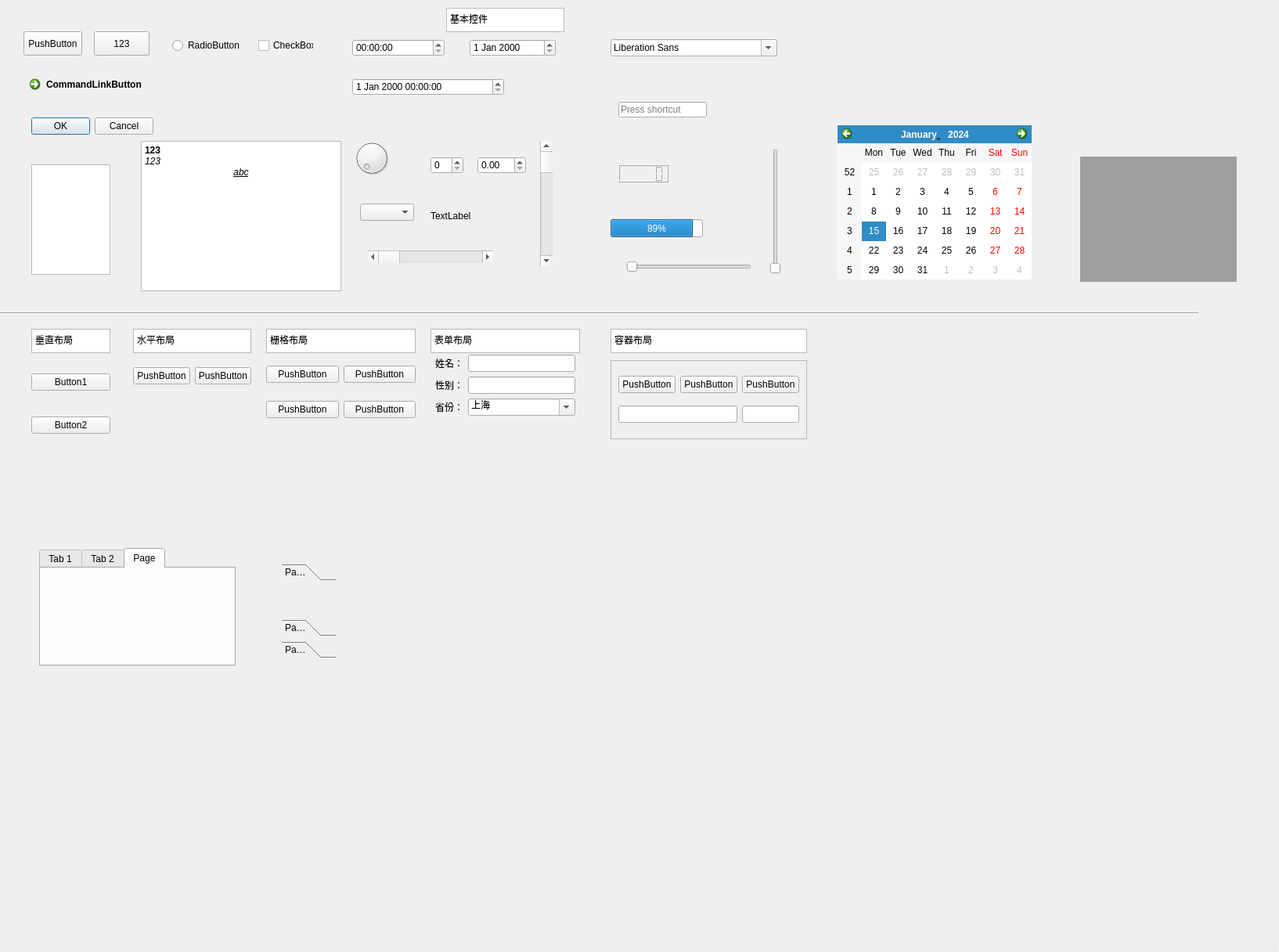
<?xml version="1.0" encoding="UTF-8"?>
<ui version="4.0">
 <class>MainWindow</class>
 <widget class="QMainWindow" name="MainWindow">
  <property name="geometry">
   <rect>
    <x>0</x>
    <y>0</y>
    <width>1634</width>
    <height>1216</height>
   </rect>
  </property>
  <property name="windowTitle">
   <string>MainWindow</string>
  </property>
  <widget class="QWidget" name="centralwidget">
   <widget class="QWidget" name="verticalLayoutWidget">
    <property name="geometry">
     <rect>
      <x>40</x>
      <y>450</y>
      <width>101</width>
      <height>131</height>
     </rect>
    </property>
    <layout class="QVBoxLayout" name="verticalLayout">
     <item>
      <widget class="QPushButton" name="pushButton_1">
       <property name="enabled">
        <bool>true</bool>
       </property>
       <property name="text">
        <string>Button1</string>
       </property>
       <property name="iconSize">
        <size>
         <width>16</width>
         <height>16</height>
        </size>
       </property>
      </widget>
     </item>
     <item>
      <widget class="QPushButton" name="pushBuuton_2">
       <property name="text">
        <string>Button2</string>
       </property>
      </widget>
     </item>
    </layout>
   </widget>
   <widget class="QWidget" name="horizontalLayoutWidget">
    <property name="geometry">
     <rect>
      <x>170</x>
      <y>450</y>
      <width>151</width>
      <height>61</height>
     </rect>
    </property>
    <layout class="QHBoxLayout" name="horizontalLayout">
     <item>
      <widget class="QPushButton" name="pushButton_6">
       <property name="text">
        <string>PushButton</string>
       </property>
      </widget>
     </item>
     <item>
      <widget class="QPushButton" name="pushButton_2">
       <property name="text">
        <string>PushButton</string>
       </property>
      </widget>
     </item>
    </layout>
   </widget>
   <widget class="QPlainTextEdit" name="plainTextEdit">
    <property name="geometry">
     <rect>
      <x>170</x>
      <y>420</y>
      <width>151</width>
      <height>31</height>
     </rect>
    </property>
    <property name="font">
     <font>
      <family>Hack NF</family>
     </font>
    </property>
    <property name="layoutDirection">
     <enum>Qt::LeftToRight</enum>
    </property>
    <property name="plainText">
     <string>水平布局</string>
    </property>
    <property name="centerOnScroll">
     <bool>true</bool>
    </property>
   </widget>
   <widget class="QPlainTextEdit" name="plainTextEdit_2">
    <property name="geometry">
     <rect>
      <x>40</x>
      <y>420</y>
      <width>101</width>
      <height>31</height>
     </rect>
    </property>
    <property name="font">
     <font>
      <family>Hack NF</family>
     </font>
    </property>
    <property name="layoutDirection">
     <enum>Qt::LeftToRight</enum>
    </property>
    <property name="plainText">
     <string>垂直布局</string>
    </property>
    <property name="centerOnScroll">
     <bool>true</bool>
    </property>
   </widget>
   <widget class="QPlainTextEdit" name="plainTextEdit_3">
    <property name="geometry">
     <rect>
      <x>570</x>
      <y>10</y>
      <width>151</width>
      <height>31</height>
     </rect>
    </property>
    <property name="font">
     <font>
      <family>Hack NF</family>
     </font>
    </property>
    <property name="layoutDirection">
     <enum>Qt::LeftToRight</enum>
    </property>
    <property name="plainText">
     <string>基本控件</string>
    </property>
    <property name="centerOnScroll">
     <bool>true</bool>
    </property>
   </widget>
   <widget class="QPushButton" name="pushButton">
    <property name="geometry">
     <rect>
      <x>30</x>
      <y>40</y>
      <width>75</width>
      <height>31</height>
     </rect>
    </property>
    <property name="text">
     <string>PushButton</string>
    </property>
   </widget>
   <widget class="QToolButton" name="toolButton">
    <property name="geometry">
     <rect>
      <x>120</x>
      <y>40</y>
      <width>71</width>
      <height>31</height>
     </rect>
    </property>
    <property name="text">
     <string>123</string>
    </property>
   </widget>
   <widget class="QRadioButton" name="radioButton">
    <property name="geometry">
     <rect>
      <x>220</x>
      <y>50</y>
      <width>89</width>
      <height>16</height>
     </rect>
    </property>
    <property name="text">
     <string>RadioButton</string>
    </property>
   </widget>
   <widget class="QCheckBox" name="checkBox">
    <property name="geometry">
     <rect>
      <x>330</x>
      <y>50</y>
      <width>71</width>
      <height>16</height>
     </rect>
    </property>
    <property name="text">
     <string>CheckBox</string>
    </property>
   </widget>
   <widget class="Line" name="line">
    <property name="geometry">
     <rect>
      <x>-40</x>
      <y>390</y>
      <width>1571</width>
      <height>21</height>
     </rect>
    </property>
    <property name="orientation">
     <enum>Qt::Horizontal</enum>
    </property>
   </widget>
   <widget class="QCommandLinkButton" name="commandLinkButton">
    <property name="geometry">
     <rect>
      <x>30</x>
      <y>90</y>
      <width>191</width>
      <height>41</height>
     </rect>
    </property>
    <property name="text">
     <string>CommandLinkButton</string>
    </property>
   </widget>
   <widget class="QDialogButtonBox" name="buttonBox">
    <property name="geometry">
     <rect>
      <x>40</x>
      <y>150</y>
      <width>156</width>
      <height>23</height>
     </rect>
    </property>
    <property name="standardButtons">
     <set>QDialogButtonBox::Cancel|QDialogButtonBox::Ok</set>
    </property>
   </widget>
   <widget class="QListView" name="listView">
    <property name="geometry">
     <rect>
      <x>40</x>
      <y>210</y>
      <width>101</width>
      <height>141</height>
     </rect>
    </property>
    <property name="dragEnabled">
     <bool>false</bool>
    </property>
   </widget>
   <widget class="QPlainTextEdit" name="plainTextEdit_4">
    <property name="geometry">
     <rect>
      <x>340</x>
      <y>420</y>
      <width>191</width>
      <height>31</height>
     </rect>
    </property>
    <property name="font">
     <font>
      <family>Hack NF</family>
     </font>
    </property>
    <property name="layoutDirection">
     <enum>Qt::LeftToRight</enum>
    </property>
    <property name="plainText">
     <string>栅格布局</string>
    </property>
    <property name="centerOnScroll">
     <bool>true</bool>
    </property>
   </widget>
   <widget class="QPlainTextEdit" name="plainTextEdit_5">
    <property name="geometry">
     <rect>
      <x>550</x>
      <y>420</y>
      <width>191</width>
      <height>31</height>
     </rect>
    </property>
    <property name="font">
     <font>
      <family>Hack NF</family>
     </font>
    </property>
    <property name="layoutDirection">
     <enum>Qt::LeftToRight</enum>
    </property>
    <property name="plainText">
     <string>表单布局</string>
    </property>
    <property name="centerOnScroll">
     <bool>true</bool>
    </property>
   </widget>
   <widget class="QWidget" name="formLayoutWidget">
    <property name="geometry">
     <rect>
      <x>550</x>
      <y>450</y>
      <width>191</width>
      <height>121</height>
     </rect>
    </property>
    <layout class="QFormLayout" name="formLayout">
     <property name="leftMargin">
      <number>6</number>
     </property>
     <property name="topMargin">
      <number>3</number>
     </property>
     <property name="rightMargin">
      <number>6</number>
     </property>
     <property name="bottomMargin">
      <number>3</number>
     </property>
     <item row="0" column="0">
      <widget class="QLabel" name="name">
       <property name="text">
        <string>姓名：</string>
       </property>
      </widget>
     </item>
     <item row="0" column="1">
      <widget class="QLineEdit" name="LineEdit"/>
     </item>
     <item row="1" column="0">
      <widget class="QLabel" name="gener">
       <property name="text">
        <string>性别：</string>
       </property>
      </widget>
     </item>
     <item row="1" column="1">
      <widget class="QLineEdit" name="LineEdit_2"/>
     </item>
     <item row="2" column="0">
      <widget class="QLabel" name="provinceLabel">
       <property name="text">
        <string>省份：</string>
       </property>
      </widget>
     </item>
     <item row="2" column="1">
      <widget class="QComboBox" name="provinceComboBox">
       <property name="editable">
        <bool>true</bool>
       </property>
       <property name="currentText">
        <string>上海</string>
       </property>
       <item>
        <property name="text">
         <string>上海</string>
        </property>
       </item>
       <item>
        <property name="text">
         <string>北京</string>
        </property>
       </item>
      </widget>
     </item>
    </layout>
   </widget>
   <widget class="QPlainTextEdit" name="plainTextEdit_6">
    <property name="geometry">
     <rect>
      <x>780</x>
      <y>420</y>
      <width>251</width>
      <height>31</height>
     </rect>
    </property>
    <property name="font">
     <font>
      <family>Hack NF</family>
     </font>
    </property>
    <property name="layoutDirection">
     <enum>Qt::LeftToRight</enum>
    </property>
    <property name="plainText">
     <string>容器布局</string>
    </property>
    <property name="centerOnScroll">
     <bool>true</bool>
    </property>
   </widget>
   <widget class="QFrame" name="frame">
    <property name="geometry">
     <rect>
      <x>780</x>
      <y>460</y>
      <width>251</width>
      <height>101</height>
     </rect>
    </property>
    <property name="frameShape">
     <enum>QFrame::StyledPanel</enum>
    </property>
    <property name="frameShadow">
     <enum>QFrame::Raised</enum>
    </property>
    <layout class="QGridLayout" name="gridLayout_2">
     <item row="0" column="0">
      <widget class="QPushButton" name="pushButton_8">
       <property name="text">
        <string>PushButton</string>
       </property>
      </widget>
     </item>
     <item row="0" column="1">
      <widget class="QPushButton" name="pushButton_9">
       <property name="text">
        <string>PushButton</string>
       </property>
      </widget>
     </item>
     <item row="0" column="2">
      <widget class="QPushButton" name="pushButton_10">
       <property name="text">
        <string>PushButton</string>
       </property>
      </widget>
     </item>
     <item row="1" column="0" colspan="2">
      <widget class="QLineEdit" name="lineEdit"/>
     </item>
     <item row="1" column="2">
      <widget class="QLineEdit" name="lineEdit_2"/>
     </item>
    </layout>
   </widget>
   <widget class="QTimeEdit" name="timeEdit">
    <property name="geometry">
     <rect>
      <x>450</x>
      <y>50</y>
      <width>118</width>
      <height>22</height>
     </rect>
    </property>
   </widget>
   <widget class="QDateEdit" name="dateEdit">
    <property name="geometry">
     <rect>
      <x>600</x>
      <y>50</y>
      <width>110</width>
      <height>22</height>
     </rect>
    </property>
   </widget>
   <widget class="QDateTimeEdit" name="dateTimeEdit">
    <property name="geometry">
     <rect>
      <x>450</x>
      <y>100</y>
      <width>194</width>
      <height>22</height>
     </rect>
    </property>
   </widget>
   <widget class="QDial" name="dial">
    <property name="geometry">
     <rect>
      <x>450</x>
      <y>170</y>
      <width>50</width>
      <height>64</height>
     </rect>
    </property>
   </widget>
   <widget class="QScrollBar" name="horizontalScrollBar">
    <property name="geometry">
     <rect>
      <x>470</x>
      <y>320</y>
      <width>160</width>
      <height>16</height>
     </rect>
    </property>
    <property name="orientation">
     <enum>Qt::Horizontal</enum>
    </property>
   </widget>
   <widget class="QScrollBar" name="verticalScrollBar">
    <property name="geometry">
     <rect>
      <x>690</x>
      <y>180</y>
      <width>16</width>
      <height>160</height>
     </rect>
    </property>
    <property name="orientation">
     <enum>Qt::Vertical</enum>
    </property>
   </widget>
   <widget class="QSlider" name="verticalSlider">
    <property name="geometry">
     <rect>
      <x>980</x>
      <y>190</y>
      <width>22</width>
      <height>160</height>
     </rect>
    </property>
    <property name="orientation">
     <enum>Qt::Vertical</enum>
    </property>
   </widget>
   <widget class="QSpinBox" name="spinBox">
    <property name="geometry">
     <rect>
      <x>550</x>
      <y>200</y>
      <width>42</width>
      <height>22</height>
     </rect>
    </property>
   </widget>
   <widget class="QDoubleSpinBox" name="doubleSpinBox">
    <property name="geometry">
     <rect>
      <x>610</x>
      <y>200</y>
      <width>62</width>
      <height>22</height>
     </rect>
    </property>
   </widget>
   <widget class="QComboBox" name="comboBox">
    <property name="geometry">
     <rect>
      <x>460</x>
      <y>260</y>
      <width>69</width>
      <height>22</height>
     </rect>
    </property>
   </widget>
   <widget class="QFontComboBox" name="fontComboBox">
    <property name="geometry">
     <rect>
      <x>780</x>
      <y>50</y>
      <width>213</width>
      <height>22</height>
     </rect>
    </property>
   </widget>
   <widget class="QSlider" name="horizontalSlider">
    <property name="geometry">
     <rect>
      <x>800</x>
      <y>330</y>
      <width>160</width>
      <height>22</height>
     </rect>
    </property>
    <property name="orientation">
     <enum>Qt::Horizontal</enum>
    </property>
   </widget>
   <widget class="QKeySequenceEdit" name="keySequenceEdit">
    <property name="geometry">
     <rect>
      <x>790</x>
      <y>130</y>
      <width>113</width>
      <height>20</height>
     </rect>
    </property>
   </widget>
   <widget class="QLabel" name="label">
    <property name="geometry">
     <rect>
      <x>550</x>
      <y>270</y>
      <width>54</width>
      <height>12</height>
     </rect>
    </property>
    <property name="text">
     <string>TextLabel</string>
    </property>
   </widget>
   <widget class="QTextBrowser" name="textBrowser">
    <property name="geometry">
     <rect>
      <x>180</x>
      <y>180</y>
      <width>256</width>
      <height>192</height>
     </rect>
    </property>
    <property name="html">
     <string>&lt;!DOCTYPE HTML PUBLIC &quot;-//W3C//DTD HTML 4.0//EN&quot; &quot;http://www.w3.org/TR/REC-html40/strict.dtd&quot;&gt;
&lt;html&gt;&lt;head&gt;&lt;meta name=&quot;qrichtext&quot; content=&quot;1&quot; /&gt;&lt;style type=&quot;text/css&quot;&gt;
p, li { white-space: pre-wrap; }
&lt;/style&gt;&lt;/head&gt;&lt;body style=&quot; font-family:'SimSun'; font-size:9pt; font-weight:400; font-style:normal;&quot;&gt;
&lt;p style=&quot; margin-top:0px; margin-bottom:0px; margin-left:0px; margin-right:0px; -qt-block-indent:0; text-indent:0px;&quot;&gt;&lt;span style=&quot; font-weight:600;&quot;&gt;123&lt;/span&gt;&lt;/p&gt;
&lt;p style=&quot; margin-top:0px; margin-bottom:0px; margin-left:0px; margin-right:0px; -qt-block-indent:0; text-indent:0px;&quot;&gt;&lt;span style=&quot; font-style:italic;&quot;&gt;123&lt;/span&gt;&lt;/p&gt;
&lt;p align=&quot;center&quot; style=&quot; margin-top:0px; margin-bottom:0px; margin-left:0px; margin-right:0px; -qt-block-indent:0; text-indent:0px;&quot;&gt;&lt;span style=&quot; font-style:italic; text-decoration: underline;&quot;&gt;abc&lt;/span&gt;&lt;/p&gt;&lt;/body&gt;&lt;/html&gt;</string>
    </property>
   </widget>
   <widget class="QLCDNumber" name="lcdNumber">
    <property name="geometry">
     <rect>
      <x>790</x>
      <y>210</y>
      <width>64</width>
      <height>23</height>
     </rect>
    </property>
   </widget>
   <widget class="QProgressBar" name="progressBar">
    <property name="geometry">
     <rect>
      <x>780</x>
      <y>280</y>
      <width>118</width>
      <height>23</height>
     </rect>
    </property>
    <property name="maximum">
     <number>100</number>
    </property>
    <property name="value">
     <number>89</number>
    </property>
   </widget>
   <widget class="QMdiArea" name="mdiArea">
    <property name="geometry">
     <rect>
      <x>1380</x>
      <y>200</y>
      <width>200</width>
      <height>160</height>
     </rect>
    </property>
   </widget>
   <widget class="QTabWidget" name="tabWidget">
    <property name="geometry">
     <rect>
      <x>50</x>
      <y>700</y>
      <width>251</width>
      <height>151</height>
     </rect>
    </property>
    <property name="currentIndex">
     <number>2</number>
    </property>
    <widget class="QWidget" name="tab">
     <attribute name="title">
      <string>Tab 1</string>
     </attribute>
    </widget>
    <widget class="QWidget" name="tab_2">
     <attribute name="title">
      <string>Tab 2</string>
     </attribute>
    </widget>
    <widget class="QWidget" name="tab_3">
     <attribute name="title">
      <string>Page</string>
     </attribute>
    </widget>
   </widget>
   <widget class="QToolBox" name="toolBox">
    <property name="geometry">
     <rect>
      <x>360</x>
      <y>720</y>
      <width>69</width>
      <height>121</height>
     </rect>
    </property>
    <property name="currentIndex">
     <number>0</number>
    </property>
    <widget class="QWidget" name="page_3">
     <property name="geometry">
      <rect>
       <x>0</x>
       <y>0</y>
       <width>69</width>
       <height>43</height>
      </rect>
     </property>
     <attribute name="label">
      <string>Page</string>
     </attribute>
    </widget>
    <widget class="QWidget" name="page">
     <property name="geometry">
      <rect>
       <x>0</x>
       <y>0</y>
       <width>69</width>
       <height>43</height>
      </rect>
     </property>
     <attribute name="label">
      <string>Page 1</string>
     </attribute>
    </widget>
    <widget class="QWidget" name="page_2">
     <property name="geometry">
      <rect>
       <x>0</x>
       <y>0</y>
       <width>69</width>
       <height>43</height>
      </rect>
     </property>
     <attribute name="label">
      <string>Page 2</string>
     </attribute>
    </widget>
   </widget>
   <widget class="QStackedWidget" name="stackedWidget">
    <property name="geometry">
     <rect>
      <x>460</x>
      <y>710</y>
      <width>120</width>
      <height>80</height>
     </rect>
    </property>
    <property name="currentIndex">
     <number>0</number>
    </property>
    <widget class="QWidget" name="page_4"/>
    <widget class="QWidget" name="page_5"/>
   </widget>
   <widget class="QCalendarWidget" name="calendarWidget">
    <property name="geometry">
     <rect>
      <x>1070</x>
      <y>160</y>
      <width>248</width>
      <height>197</height>
     </rect>
    </property>
   </widget>
   <widget class="QWidget" name="layoutWidget">
    <property name="geometry">
     <rect>
      <x>340</x>
      <y>450</y>
      <width>191</width>
      <height>101</height>
     </rect>
    </property>
    <layout class="QGridLayout" name="gridLayout">
     <item row="0" column="0">
      <widget class="QPushButton" name="pushButton_3">
       <property name="text">
        <string>PushButton</string>
       </property>
      </widget>
     </item>
     <item row="0" column="1">
      <widget class="QPushButton" name="pushButton_4">
       <property name="text">
        <string>PushButton</string>
       </property>
      </widget>
     </item>
     <item row="1" column="0">
      <widget class="QPushButton" name="pushButton_5">
       <property name="text">
        <string>PushButton</string>
       </property>
      </widget>
     </item>
     <item row="1" column="1">
      <widget class="QPushButton" name="pushButton_7">
       <property name="text">
        <string>PushButton</string>
       </property>
      </widget>
     </item>
    </layout>
   </widget>
  </widget>
  <widget class="QMenuBar" name="menubar">
   <property name="geometry">
    <rect>
     <x>0</x>
     <y>0</y>
     <width>1634</width>
     <height>23</height>
    </rect>
   </property>
  </widget>
  <widget class="QStatusBar" name="statusbar"/>
 </widget>
 <resources/>
 <connections/>
</ui>
